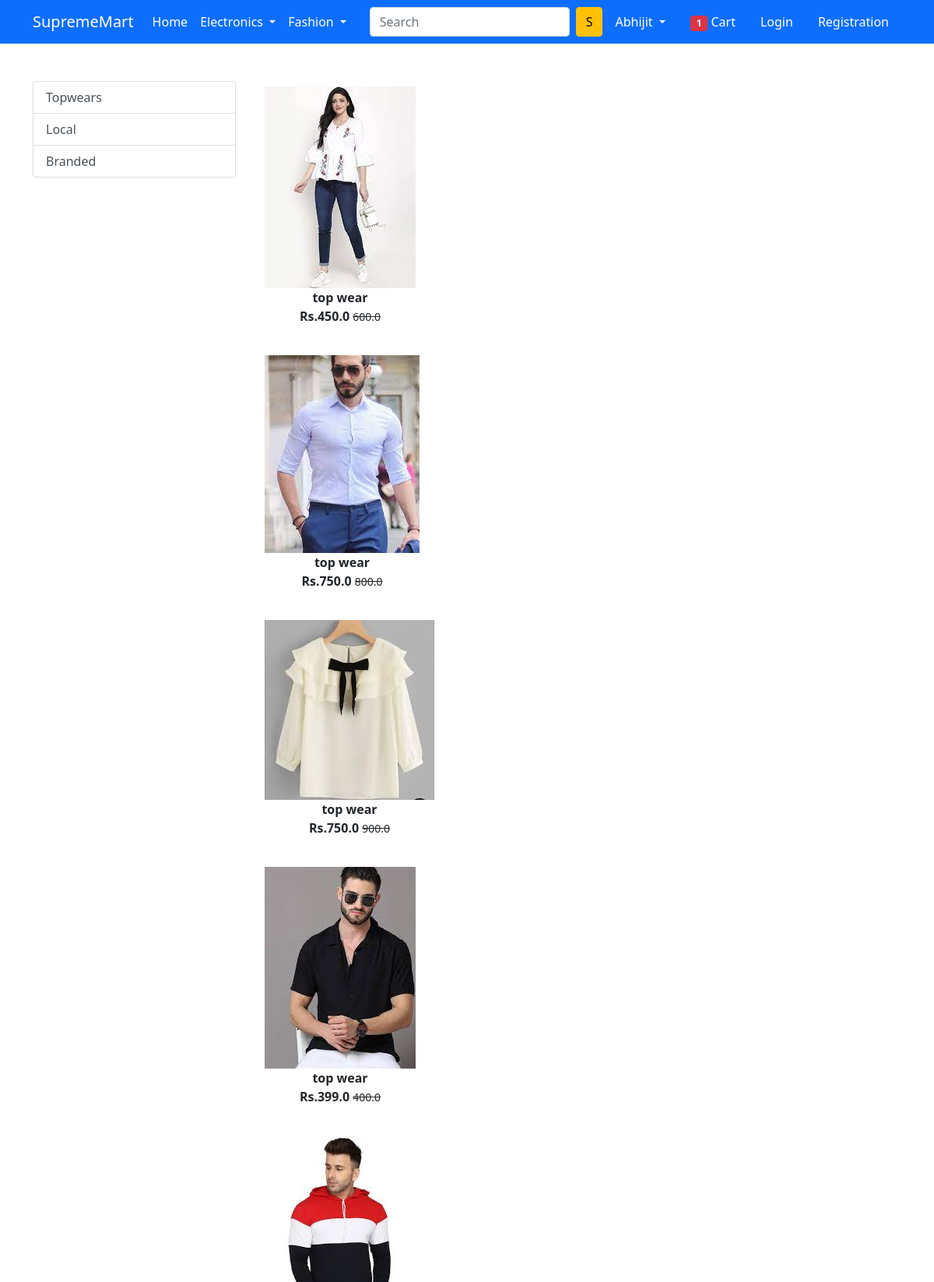
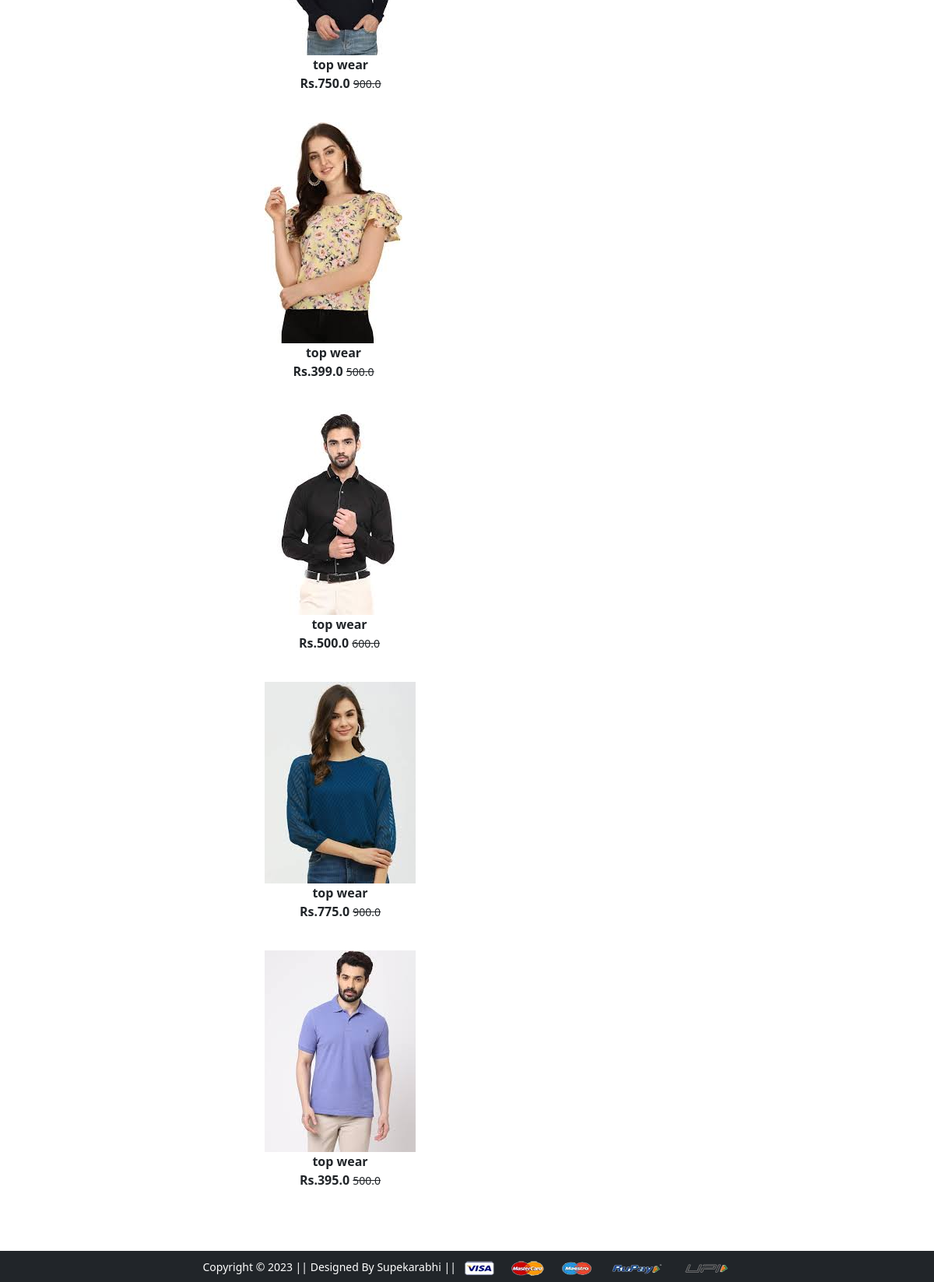
Screenshot of /topwear/ with the database file from the repository (2 pictures, top to bottom).
### app/models.py (models this page shows, shortened)
class Product(models.Model):
    title=models.CharField(max_length=100)
    selling_price=models.FloatField()
    discounted_price=models.FloatField()
    description=models.TextField()
    brand=models.CharField(max_length=100)
    category=models.CharField(choices=CATEGORY_CHOICES,max_length=2)
    product_image=models.ImageField(upload_to='productimg')

### app/views.py (the view)
# urls.py: path('topwear/',views.topwear,name='topwear'),
def topwear(request,data=None):
 if data==None:
  topwears=Product.objects.filter(category='TW')
 elif data=='local' or data=='branded':
  topwears=Product.objects.filter(category='TW').filter(brand=data)
 return render(request,'app/topwear.html',{'topwears':topwears})

### app/templates/app/topwear.html (shortened to what this page needs)
{% extends 'app/base.html' %}
{% load static %}
{% block main-content %}
<div class="container my-5">
 <div class="row">
  <div class="col-sm-3">
   <div class="list-group">
    <a href="{% url 'topwear' %}" class="list-group-item list-group-item-action" aria-current="true">Topwears</a>
    <a href="{% url 'topweardata' 'local' %}" class="list-group-item list-group-item-action" aria-current="true">Local</a>
    <a href="{% url 'topweardata' 'branded' %}" class="list-group-item list-group-item-action">Branded</a>
  </div>
  </div>
  <div class="col-sm-8">
   <div class="col-sm-8">
    {% for t in topwears %}
     <div class="col-sm-4 text-center mb-4">
      <a href="{% url 'product-detail' t.id %}"
      class="btn">
      <div clss="item">
        <img src="{{t.product_image.url}}" alt="" height="" class="">
        <div class="fw-bold">{{t.title}}</div>
        <div class="fw-bold">Rs.{{t.discounted_price}}
        <small class="fw-light text-decoration-line-through">{{t.selling_price}}</small></div>
        </div>
      </a>
    </div>
    {% endfor %}
  </div>
  </div>
 </div>
</div>
{% endblock main-content %}

### rows the page displays
Product: product_image (picture), title "top wear", discounted_price "450.0", selling_price "600.0"
Product: product_image (picture), title "top wear", discounted_price "750.0", selling_price "800.0"
Product: product_image (picture), title "top wear", discounted_price "750.0", selling_price "900.0"
Product: product_image (picture), title "top wear", discounted_price "399.0", selling_price "400.0"
Product: product_image (picture), title "top wear", discounted_price "750.0", selling_price "900.0"
Product: product_image (picture), title "top wear", discounted_price "399.0", selling_price "500.0"
Product: product_image (picture), title "top wear", discounted_price "500.0", selling_price "600.0"
Product: product_image (picture), title "top wear", discounted_price "775.0", selling_price "900.0"
Product: product_image (picture), title "top wear", discounted_price "395.0", selling_price "500.0"
